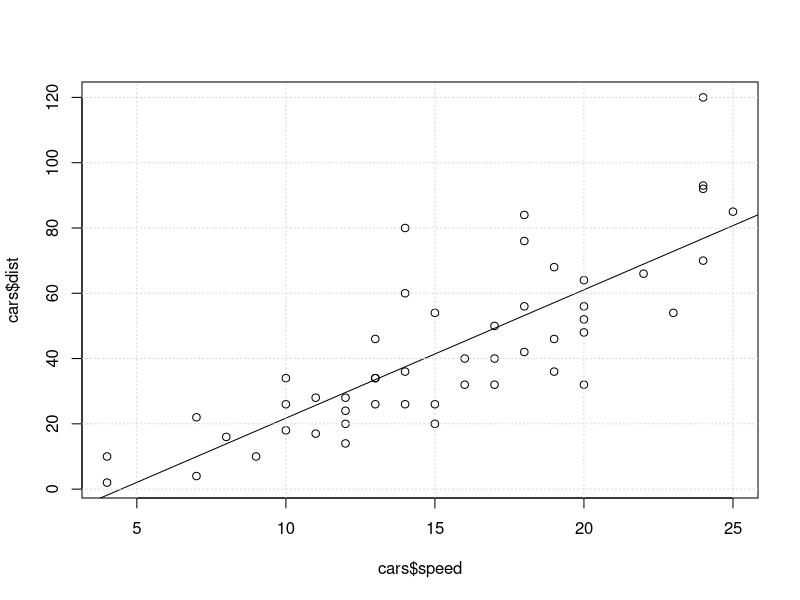

This chart was generated by the following R code:
cars

model <- lm( dist ~ 1 +speed, data=cars)
w_determincaji = summary(model)$r.square
print("Współczynnik determincacji")
w_determincaji
plot(cars$speed, cars$dist) 
abline(model)
grid()
cor(cars$speed, cars$dist, method="spearman") 

